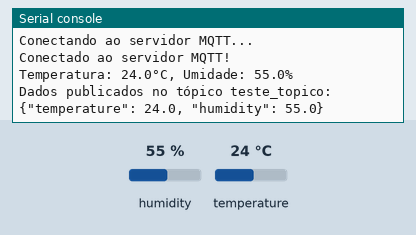
This program was run on a simulated MicroPython board. On the bench: the last lines printed to the serial console. The inputs (shaded band) are chosen by the test bench; at power-on: humidity 55 %, temperature 24 °C. WiFi joins after 1.5 s; no MQTT or app messages arrive unless stated.

Above: at 3.3 s.
3.4 s: humidity set to 22 %
At 4.8 s:
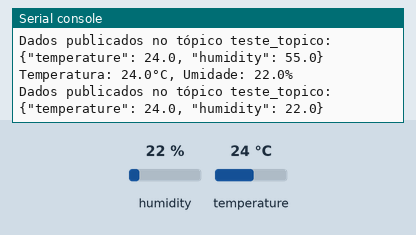
6.1 s: temperature set to 12 °C
At 7.3 s:
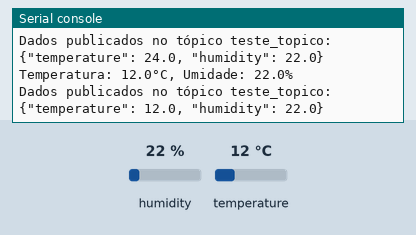
8.8 s: humidity set to 40 %
At 11.0 s:
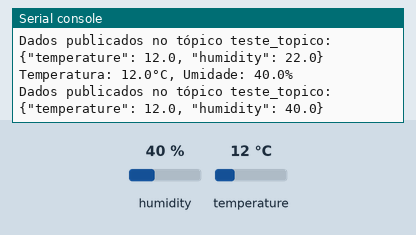
Timing chart, 0 to 12.5 s (numbered marks = the images above; inputs shaded):
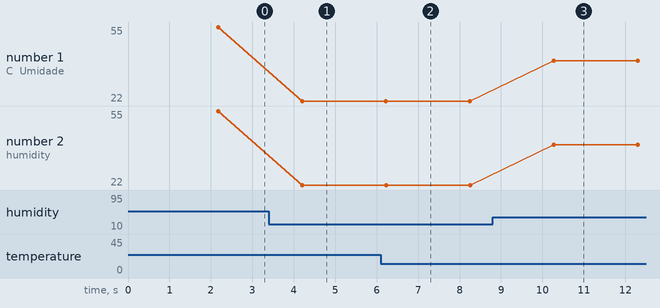

The program:

wikwi_main.py
```python
import network
import time
from machine import Pin
import dht
import ujson
from umqtt.simple import MQTTClient  # Use umqtt.simple2 para suporte a SSL

# Configurações MQTT
MQTT_CLIENT_ID = "micropython-teste-demo"
MQTT_BROKER = "broker.hivemq.com"  # URL WebSocket
MQTT_USER = "teste"
MQTT_PASSWORD = "TESTEteste@2024"
MQTT_TOPIC = "teste_topico"

# Configurações do sensor DHT22
sensor = dht.DHT22(Pin(15))

# Função para conectar ao Wi-Fi
def connect_wifi():
    print("Conectando ao WiFi...")
    sta_if = network.WLAN(network.STA_IF)
    sta_if.active(True)
    sta_if.connect('Wokwi-GUEST', '')
    while not sta_if.isconnected():
        print(".", end="")
        time.sleep(1)
    print("\nConectado ao WiFi!")


client = MQTTClient(client_id=MQTT_CLIENT_ID, server=MQTT_BROKER, user=MQTT_USER, password=MQTT_PASSWORD, ssl=True)

# Função para conectar ao servidor MQTT
def connect_mqtt():
    print("Conectando ao servidor MQTT...")
    try:
        client.connect()
        print("Conectado ao servidor MQTT!")
        return client
    except Exception as e:
        print(f"Erro ao conectar ao servidor MQTT: {e}")
        return None

# Função principal
def main():
    connect_wifi()
    client = connect_mqtt()

    if client is None:
        print("Falha na conexão MQTT. Encerrando...")
        return

    while True:
        try:
            sensor.measure()
            temperature = sensor.temperature()
            humidity = sensor.humidity()
            print(f"Temperatura: {temperature}°C, Umidade: {humidity}%")

            # Publicando os dados no tópico MQTT
            payload = ujson.dumps({"temperature": temperature, "humidity": humidity})
            client.publish(MQTT_TOPIC, payload)
            print(f"Dados publicados no tópico {MQTT_TOPIC}: {payload}")

            time.sleep(2)  # Intervalo entre as medições

        except OSError as e:
            print(f"Erro ao ler o sensor: {e}")

if __name__ == "__main__":
    main()
```

Measured:
- after the input at 3.4 s, the serial console: prints a new line after 0.80 s (image 1)
- after the input at 6.1 s, the serial console: prints a new line after 0.13 s (image 2)
- after the input at 8.8 s, the serial console: prints a new line after 1.5 s (image 3)
- plotted number 1: 55 → 22 after the input at 3.4 s, 22 → 40 after the input at 8.8 s
- plotted number 2: 55 → 22 after the input at 3.4 s, 22 → 40 after the input at 8.8 s
